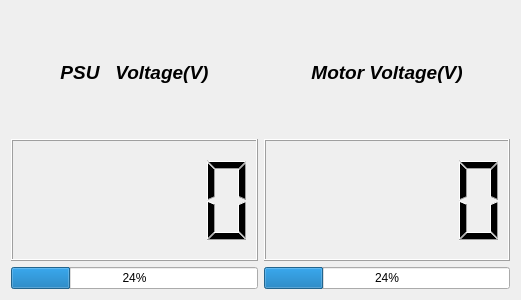
<?xml version="1.0" encoding="UTF-8"?>
<ui version="4.0">
 <class>Form</class>
 <widget class="QWidget" name="Form">
  <property name="geometry">
   <rect>
    <x>0</x>
    <y>0</y>
    <width>521</width>
    <height>300</height>
   </rect>
  </property>
  <property name="windowTitle">
   <string>Form</string>
  </property>
  <layout class="QGridLayout" name="gridLayout">
   <item row="0" column="0">
    <layout class="QHBoxLayout" name="horizontalLayout">
     <item>
      <layout class="QVBoxLayout" name="verticalLayout_8">
       <item>
        <widget class="QLabel" name="PSU">
         <property name="font">
          <font>
           <pointsize>14</pointsize>
           <weight>75</weight>
           <italic>true</italic>
           <bold>true</bold>
          </font>
         </property>
         <property name="text">
          <string>PSU   Voltage(V)</string>
         </property>
         <property name="textFormat">
          <enum>Qt::AutoText</enum>
         </property>
         <property name="alignment">
          <set>Qt::AlignCenter</set>
         </property>
        </widget>
       </item>
       <item>
        <widget class="QLCDNumber" name="lcd1"/>
       </item>
       <item>
        <widget class="QProgressBar" name="PSUBatteryBar">
         <property name="sizePolicy">
          <sizepolicy hsizetype="Minimum" vsizetype="Fixed">
           <horstretch>0</horstretch>
           <verstretch>0</verstretch>
          </sizepolicy>
         </property>
         <property name="value">
          <number>24</number>
         </property>
         <property name="textVisible">
          <bool>true</bool>
         </property>
         <property name="invertedAppearance">
          <bool>false</bool>
         </property>
        </widget>
       </item>
      </layout>
     </item>
     <item>
      <layout class="QVBoxLayout" name="verticalLayout">
       <item>
        <widget class="QLabel" name="Motor">
         <property name="font">
          <font>
           <pointsize>14</pointsize>
           <weight>75</weight>
           <italic>true</italic>
           <bold>true</bold>
          </font>
         </property>
         <property name="text">
          <string>Motor Voltage(V)</string>
         </property>
         <property name="textFormat">
          <enum>Qt::AutoText</enum>
         </property>
         <property name="alignment">
          <set>Qt::AlignCenter</set>
         </property>
        </widget>
       </item>
       <item>
        <widget class="QLCDNumber" name="lcd2"/>
       </item>
       <item>
        <widget class="QProgressBar" name="MotorBatteryBar">
         <property name="sizePolicy">
          <sizepolicy hsizetype="Minimum" vsizetype="Fixed">
           <horstretch>0</horstretch>
           <verstretch>0</verstretch>
          </sizepolicy>
         </property>
         <property name="value">
          <number>24</number>
         </property>
         <property name="textVisible">
          <bool>true</bool>
         </property>
         <property name="invertedAppearance">
          <bool>false</bool>
         </property>
        </widget>
       </item>
      </layout>
     </item>
    </layout>
   </item>
  </layout>
 </widget>
 <resources/>
 <connections/>
</ui>
